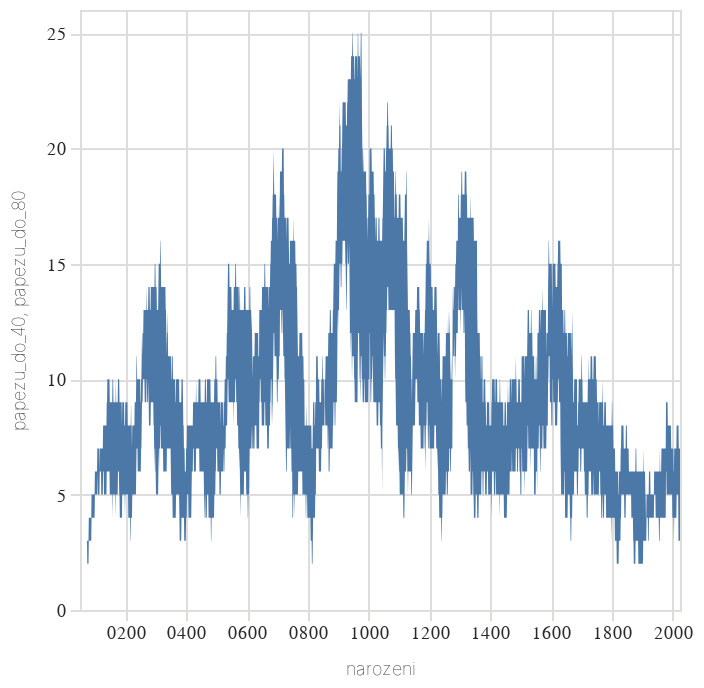

The notebook cell saved with this chart:
### Code cell
graf_pocty

### Figure 1 — Vega-Lite specification as saved in the notebook (floating-point values rounded to 4 significant figures; data arrays with more than 128 entries replaced by an {"elided": "..."} marker saying what was removed)
{"config": {"title": {"font": "Noticia Text", "fontSize": 11.5, "anchor": "start", "lineHeight": 19, "fontWeight": "bolder", "subtitleFont": "Noticia Text", "subtitleFontSize": 10, "subtitleLineHeight": 15, "subtitlePadding": 10, "dy": -10, "color": "#292829", "subtitleColor": "#292829"}, "axis": {"labelFont": "Asap", "titleFont": "Asap", "fontWeight": "lighter", "titleFontWeight": "lighter", "labelFontSize": 9, "titleFontSize": 9, "labelPadding": 2, "titlePadding": 9, "domainOpacity": 0, "tickColor": "#DCDDD6", "labelColor": "#292829"}, "legend": {"labelFont": "Asap", "labelFontWeight": "normal", "titleFont": "Asap", "titleFontWeight": "normal", "labelFontSize": 9, "titleFontSize": 9, "labelColor": "#292829"}}, "data": {"name": "data-437c95675ab6ed5971232dd346481405"}, "mark": {"type": "area"}, "encoding": {"x": {"field": "narozeni", "type": "temporal"}, "y": {"field": "papezu_do_40", "type": "quantitative"}, "y2": {"field": "papezu_do_80"}}, "$schema": "https://vega.github.io/schema/vega-lite/v5.8.0.json", "datasets": {"data-437c95675ab6ed5971232dd346481405": {"elided": "1975 records"}}}
